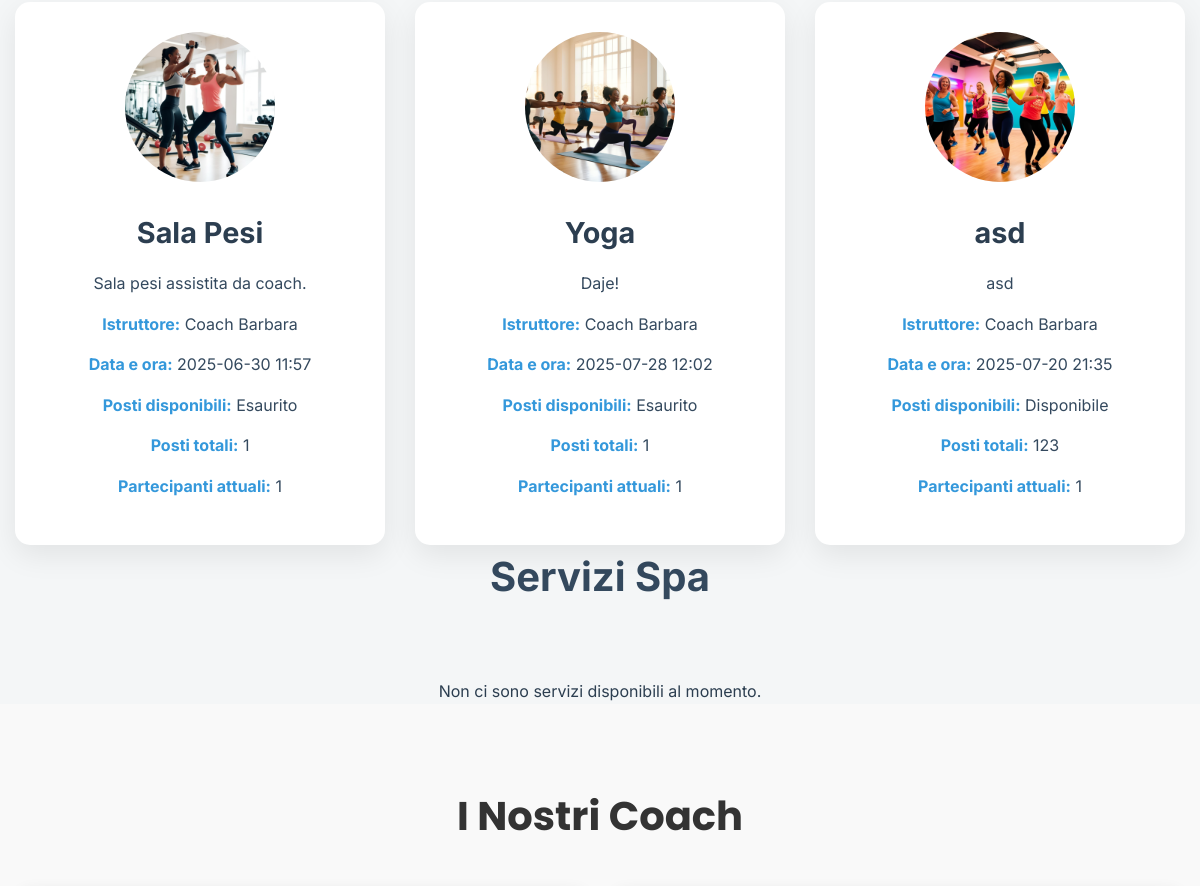
Before: / (middle part) with the older database file.
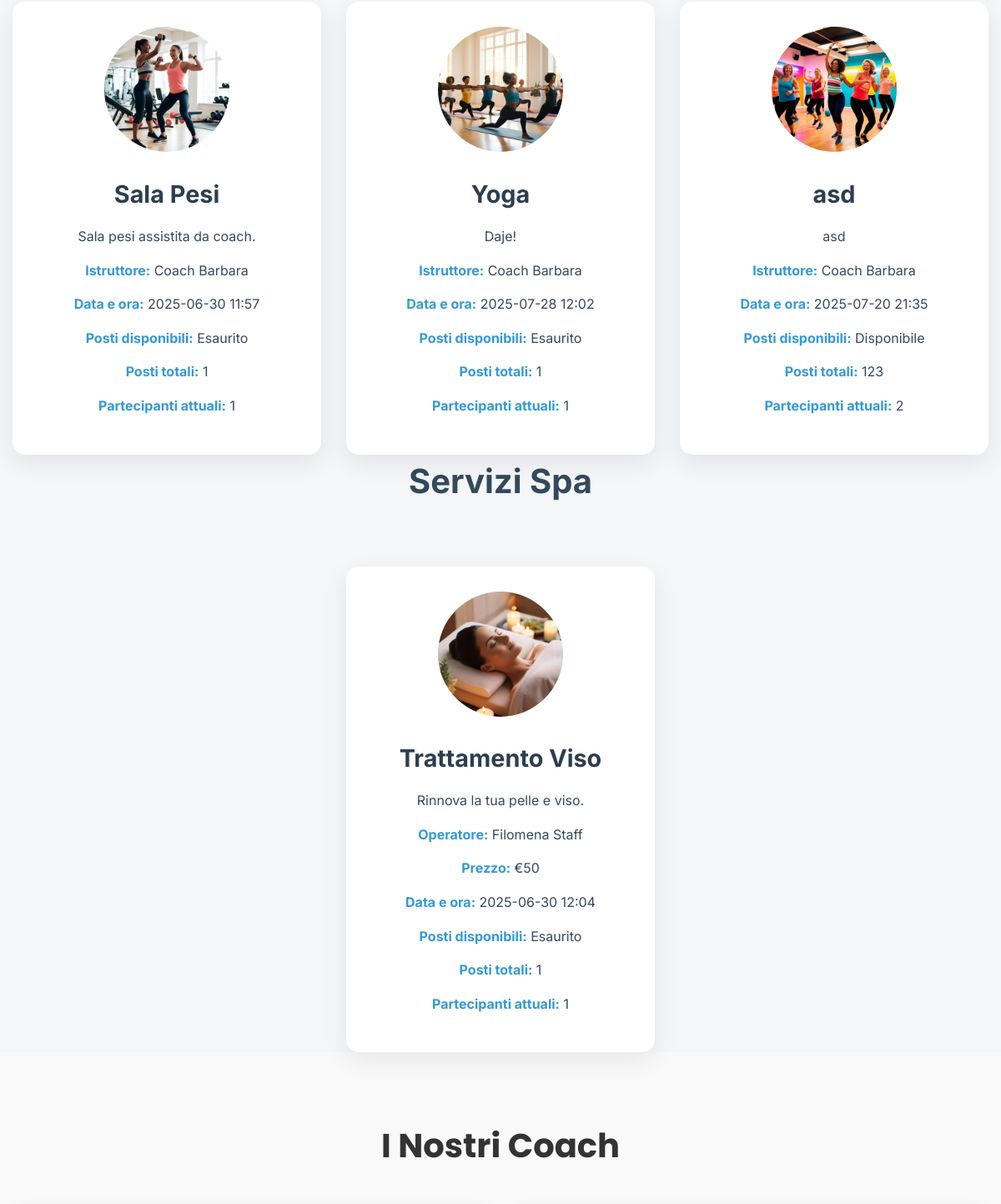
After: the same page with the newer database file.
### palestra/models.py (models this page shows, shortened)
class GymClass(models.Model):
    name = models.CharField(max_length=100, default="Marco Ros")
    description = models.TextField()
    scheduled = models.DateTimeField(default=timezone.now)
    duration = models.IntegerField(default=45)
    instructor = models.ForeignKey(User, on_delete=models.SET_NULL, null=True, related_name='instructor_classes')
    max_partecipants = models.IntegerField()
    imgs = models.ImageField(upload_to='palestra/', blank=True, null=True, help_text="Carica un'immagine del corso")
    def check_participants(self):
        return GymBooking.objects.filter(class_id=self.id).count()
    def check_availability(self):
        return self.check_participants() < self.max_partecipants

### users/models.py (models this page shows, shortened)
class User(AbstractBaseUser, PermissionsMixin):
    full_name = models.CharField(max_length=255, default="Nome Cognome")
    email = models.EmailField(unique=True)
    phone = models.CharField(max_length=20, blank=True)
    profile_picture = models.ImageField(
        upload_to="profile_pics/",
        default="profile_pics/def_pfp.png",
        null=True,
        blank=True
    )
    is_active = models.BooleanField(default=True)
    is_staff = models.BooleanField(default=False)
    is_superuser = models.BooleanField(default=False)
    objects = UserManager()
    USERNAME_FIELD = 'email'

### spa/models.py (models this page shows, shortened)
class SpaService(models.Model):
    name = models.CharField(max_length=100)
    description = models.TextField()
    operator = models.ForeignKey(User, on_delete=models.SET_NULL, null=True, related_name='operator_services')
    duration = models.IntegerField(default=45)
    scheduled = models.DateTimeField(default=timezone.now)
    price = models.IntegerField()
    max_partecipants = models.IntegerField(default=1)
    imgs = models.ImageField(upload_to='spa/', blank=True, null=True, help_text="Carica un'immagine del trattamento")
    TYPE_CHOICES = [
        ('massage', 'Massaggio'),
        ('treatment', 'Trattamento'),
        ('ritual', 'Rituale'),
    ]
    type = models.CharField(max_length=20, choices=TYPE_CHOICES, default='massage')
    def check_availability(self):
        return SpaBooking.objects.filter(service_id=self.id).count() < self.max_partecipants
    def check_participants(self):
        return SpaBooking.objects.filter(service_id=self.id).count()

### users/views/home.py (the view)
# urls.py: 2. Add a URL to urlpatterns:  path('', views.home, name='home')
def home(req):
    now = timezone.now()
    gym_srv = GymClass.objects.filter(scheduled__gte=now)
    spa_srv = SpaService.objects.filter(scheduled__gte=now)
    coaches = User.objects.filter(is_staff=True).exclude(is_superuser=True)
    gym_date = {s.id: s.scheduled for s in gym_srv}
    spa_date = {s.id: s.scheduled for s in spa_srv}
    user_gym = []
    user_spa = []
    active_subscription = None
    if req.user.is_authenticated:
        user_gym = list(GymBooking.objects.filter(user=req.user).values_list('class_id', flat=True))
        user_spa = list(SpaBooking.objects.filter(user=req.user).values_list('service_id', flat=True))
        active_subscription = req.user.subscription_set.filter(is_active=True).first()
    ctx = {
        'gym_services': gym_srv,
        'spa_services': spa_srv,
        'gym_service_booking_dates': gym_date,
        'spa_service_booking_dates': spa_date,
        'user_gym_bookings': user_gym,
        'user_spa_bookings': user_spa,
        'active_subscription': active_subscription,
        'coaches': coaches,
        'timestamp': datetime.now().timestamp(),
        'contatti': 'Contatti',
        'i_nostri_coach': 'I nostri Coach',
        'is_free': active_subscription is not None
    }
    return render(req, 'users/home.html', ctx)

### users/templatetags/custom_filters.py (called while the page is built)
@register.filter
def get_item(dictionary, key):
    value = dictionary.get(key)
    return value if value is not None else ''

### users/templates/users/home.html (shortened to what this page needs)
{% extends 'users/navbar_template.html' %}
{% load static %}
{% load custom_filters %}
{% block content %}
<!DOCTYPE html>
<html lang="it">
<head>
<link rel="stylesheet" href="{% static 'users/css/home.css' %}">
<link rel="stylesheet" href="{% static 'users/css/popup.css' %}">
</head>
<body>
<section id="services">
    <div class="services-category">
        {% for service in gym_services %}
        <div class="service-card {% if service.id in user_gym_bookings %}booked no-click{% endif %}"
        data-id="{{ service.id }}"
        data-type="gym"
        data-name="{{ service.name }}"
        data-description="{{ service.description }}"
        data-instructor="{{ service.instructor.full_name }}"
        data-max-participants="{{ service.max_partecipants }}"
        data-current-participants="{{ service.check_participants }}"
        data-available="{{ service.check_availability }}"
        data-booking-date="{% with booking_date=gym_service_booking_dates|get_item:service.id %}{% if booking_date %}{{ booking_date|date:'Y-m-d H:i' }}{% else %}Nessuna data disponibile{% endif %}{% endwith %}">
        <img src="{{ service.imgs.url }}" alt="{{ service.name }}">
        <h3>{{ service.name }}</h3>
        <p>{{ service.description }}</p>
        <p><strong>Istruttore:</strong> {{ service.instructor.full_name }}</p>
        <p><strong>Data e ora:</strong>
            {% with booking_date=gym_service_booking_dates|get_item:service.id %}
                {% if booking_date %}
                    <span class="detail-value">{{ booking_date|date:"Y-m-d H:i" }}</span>
                {% else %}
                    Nessuna data disponibile
                {% endif %}
            {% endwith %}
        </p>
        <p><strong>Posti disponibili:</strong>
        {% if service.check_availability %}
            Disponibile
        {% else %}
            Esaurito
        {% endif %}
        </p>
        <p><strong>Posti totali:</strong> {{ service.max_partecipants }}</p>
        <p><strong>Partecipanti attuali:</strong> {{ service.check_participants }}</p>
    </div>
    {% empty %}
    <p>Non ci sono servizi disponibili al momento.</p>
    {% endfor %}
</div>
<div class="services-category">
    <h3>Servizi Spa</h3>
    {% for service in spa_services %}
    <div class="service-card {% if service.id in user_spa_bookings %}booked no-click{% endif %}"
     data-id="{{ service.id }}"
     data-type="spa"
     data-name="{{ service.name }}"
     data-description="{{ service.description }}"
     data-price="{{ service.price }}"
     data-available="{{ service.check_availability }}"
     data-operator="{{ service.operator.full_name }}"
     data-max-participants="{{ service.max_partecipants }}"
     data-current-participants="{{ service.check_participants }}"
     data-booking-date="{% with booking_date=spa_service_booking_dates|get_item:service.id %}{% if booking_date %}{{ booking_date|date:'Y-m-d H:i' }}{% else %}Nessuna data disponibile{% endif %}{% endwith %}">
    <img src="{{ service.imgs.url }}" alt="{{ service.name }}">
    <h3>{{ service.name }}</h3>
    <p>{{ service.description }}</p>
    <p><strong>Operatore:</strong> {{ service.operator.full_name }}</p>
    <p><strong>Prezzo:</strong>
        {% if request.user.is_authenticated and request.user.has_free_spa_access %}
            <span class="free-price">Gratuito con {{ active_subscription.plan.name }}</span>
        {% else %}
            €{{ service.price }}
        {% endif %}
    </p>
    <p><strong>Data e ora:</strong>
        {% with booking_date=spa_service_booking_dates|get_item:service.id %}
            {% if booking_date %}
                <span class="detail-value">{{ booking_date|date:"Y-m-d H:i" }}</span>
            {% else %}
                Nessuna data disponibile
            {% endif %}
        {% endwith %}
    </p>
    <p><strong>Posti disponibili:</strong>
     {% if service.check_availability %}
     Disponibile
     {% else %}
     Esaurito
     {% endif %}
    </p>
    <p><strong>Posti totali:</strong> {{ service.max_partecipants }}</p>
    <p><strong>Partecipanti attuali:</strong> {{ service.check_participants }}</p>
    </div>
    {% empty %}
    <p>Non ci sono servizi disponibili al momento.</p>
    {% endfor %}
</div>
</section>
<section id="coaches" class="coaches">
    <h2>I Nostri Coach</h2>
</section>
{% endblock %}

### users/templates/users/navbar_template.html (shortened to what this page needs)
{% load static %}
<!DOCTYPE html>
<html lang="it">
<head>
    <link rel="stylesheet" href="{% static 'users/css/home.css' %}">
</head>
<body>
{% block content %}{% endblock %}
</body>
</html>

### users/static/users/css/home.css (style rules this page uses)
* { margin: 0; padding: 0; box-sizing: border-box; }
:root { --primary-color: #2C3E50; --secondary-color: #34495E; --accent-color: #3498DB; --background-color: #F4F6F7; --text-color: #2C3E50; --white: #FFFFFF; }
body { font-family: 'Inter', sans-serif; line-height: 1.6; background-color: var(--background-color); color: var(--text-color); }
.services-category { display: flex; flex-wrap: wrap; justify-content: center; gap: 30px; }
.services-category h3 { width: 100%; text-align: center; font-size: 2.5rem; color: var(--secondary-color); margin-bottom: 40px; }
.service-card { background-color: var(--white); border-radius: 15px; box-shadow: 0 10px 30px rgba(0, 0, 0, 0.08); padding: 30px; width: calc(33.333% - 30px); text-align: center; transition: all 0.4s ease; position: relative; overflow: hidden; text-decoration: none; }
.service-card::before { content: ''; position: absolute; top: 0; left: 0; width: 100%; height: 5px; background: linear-gradient(to right, var(--accent-color), var(--primary-color)); transform: scaleX(0); transform-origin: right; transition: transform 0.4s ease; }
.service-card img { max-width: 150px; height: 150px; object-fit: contain; margin-bottom: 20px; border-radius: 50%; transition: transform 0.4s ease; }
.service-card h3 { font-size: 1.8rem; color: var(--primary-color); margin-bottom: 15px; }
.service-card p { color: var(--secondary-color); margin-bottom: 15px; }
.service-card p strong { color: var(--accent-color); }

### users/static/users/css/popup.css (style rules this page uses)
.detail-value { width: 60%; }

### users/templates/users/home.html (style rules this page uses)
html { scroll-behavior: smooth; }
.coaches { padding: 80px 20px; background-color: #f9f9f9; }
.coaches h2 { text-align: center; margin-bottom: 40px; color: #333; font-family: 'Poppins', sans-serif; font-size: 2.5em; }

Changed rows visible on the page:
computed for GymClass "asd": check_participants "1" → "2"
now on this page (row edited): SpaService: imgs (picture), name "Trattamento Viso", description "Rinnova la tua pelle e viso.", operator.full_name "Filomena Staff", price "50", scheduled "2025-06-30 12:04", shows "Esaurito", max_partecipants "1", check_participants "1"
Other visible differences:
text no longer shown: "Non ci sono servizi disponibili al momento."
